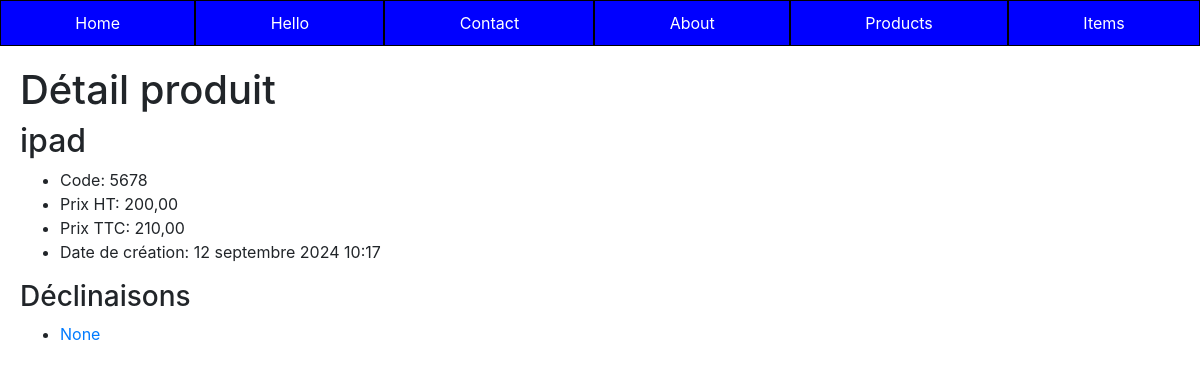
Page /appTp1/product/3 on the earlier database version.
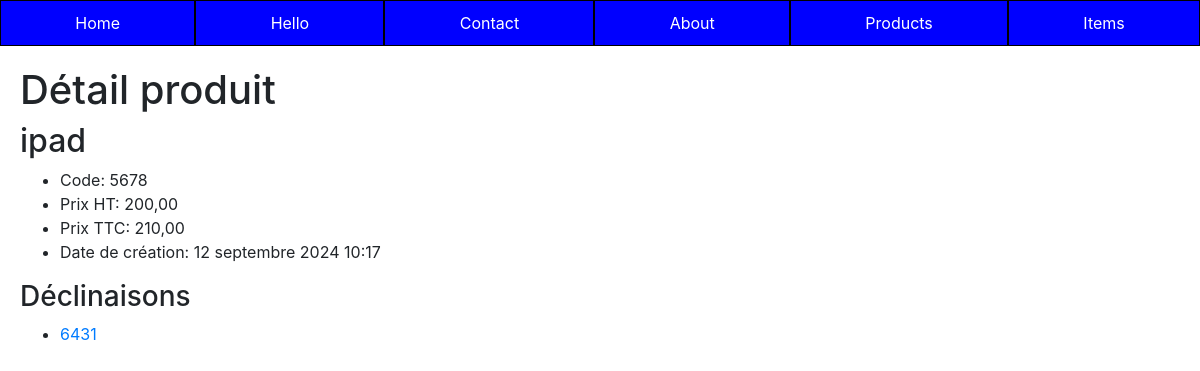
Same page on the later database version.
### appTp1/models.py (models this page shows, shortened)
class Product(models.Model):
    class Meta:
        verbose_name = "Produit"
    name          = models.CharField(max_length=100)
    code          = models.CharField(max_length=10, null=True, blank=True, unique=True)
    price_ht      = models.DecimalField(max_digits=8, decimal_places=2,  null=True, blank=True, verbose_name="Prix unitaire HT")
    price_ttc     = models.DecimalField(max_digits=8, decimal_places=2,  null=True, blank=True, verbose_name="Prix unitaire TTC")
    status        = models.SmallIntegerField(choices=PRODUCT_STATUS, default=0)
    date_creation =  models.DateTimeField(blank=True, verbose_name="Date création", default=timezone.now)

class ProductItem(models.Model):
    class Meta:
        verbose_name = "Déclinaison Produit"
    code    = models.CharField(max_length=10, null=True, blank=True, unique=True)
    product = models.ForeignKey('Product', on_delete=models.CASCADE)
    attributes  = models.ManyToManyField("ProductAttributeValue", related_name="product_item", blank=True)

### appTp1/views.py (the view)
# urls.py: path('product/<pk>', views.ProductDetailView.as_view(), name='product-detail'),
class ProductDetailView(DetailView):
    model = Product
    template_name = "appTp1/detail_product.html"
    context_object_name = "product"
    def get_context_data(self, **kwargs):
        context = super(ProductDetailView, self).get_context_data(**kwargs)
        context['titremenu'] = "Détail produit"
        context['declinaisons'] = ProductItem.objects.filter(product=self.object)
        return context

### appTp1/templates/appTp1/detail_product.html (shortened to what this page needs)
{% extends 'appTp1/base.html' %}
{% block content %}
    <h1>{{ titremenu }}</h1>
    <h2>{{ product.name }}</h2>
    <ul>
        <li>Code: {{ product.code }}</li>
        <li>Prix HT: {{ product.price_ht }}</li>
        <li>Prix TTC: {{ product.price_ttc }}</li>
        <li>Date de création: {{ product.date_creation }}</li>
    </ul>
    <h3>Déclinaisons</h3>
    <ul>
        {% if declinaisons|length == 0 %}
            <li>Aucune déclinaison</li>
        {% else %}
            {% for d in declinaisons %}
                <li><a href="{% url 'item-detail' d.id %}">{{ d.code }}</a></li>
            {% endfor %}
        {% endif %}
    </ul>
{% endblock %}

### appTp1/templates/appTp1/base.html (shortened to what this page needs)
<!DOCTYPE html>
{% load static %}
<html lang="fr">
    <head>
        {% block styles %}
        <link rel="stylesheet" href="{% static 'node_modules/bootstrap/dist/css/bootstrap.min.css' %}">
        <link rel="stylesheet" href="{% static 'styles.css' %}">
        {% endblock %}
    </head>
    <body>
        {% block nav %}
        <nav>
            <ul>
                <li><a href='/appTp1/'>Home</a></li>
                <li><a href='/appTp1/home/you'>Hello</a></li>
                <li><a href='/appTp1/contact'>Contact</a></li>
                <li><a href='/appTp1/about'>About</a></li>
                <li><a href='/appTp1/products/list'>Products</a></li>
                <li><a href='/appTp1/items/list'>Items</a></li>
            </ul>
        </nav>
        {% endblock %}
        <main>
            {% block content %}{% endblock %}
        </main>
    </body>
</html>

### static/styles.css (style rules this page uses)
nav { background-color: blue; }
nav a { color: white; text-decoration: none; }
nav ul { list-style-type: none; display: flex; justify-content: space-around; padding: 0; margin: 0; }
nav li { flex-grow: 1; text-align: center; border: 1px solid black; padding: 10px; }
main { margin: 20px; }

Differences in the rows shown:
changed ProductItem: code "None" → "6431"
